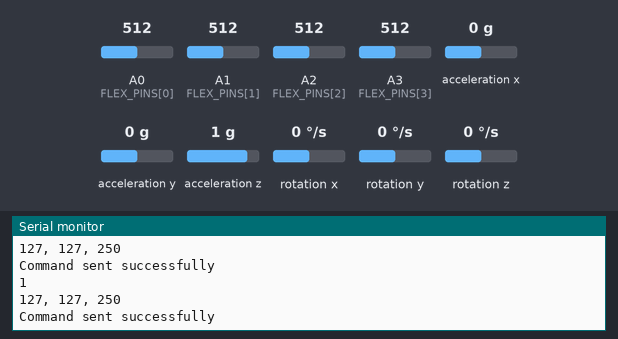
Bench run of a sketch on a simulated Arduino Uno, built with avr-gcc and run on an emulated ATmega328P. Parts: the last lines printed to the serial monitor. The test bench sets the inputs (shaded band); at power-on: acceleration x 0 g, A0 (FLEX_PINS[0]) = 512, A1 (FLEX_PINS[1]) = 512, A2 (FLEX_PINS[2]) = 512, acceleration y 0 g, acceleration z 1 g, A3 (FLEX_PINS[3]) = 512, rotation x 0 °/s, rotation y 0 °/s, rotation z 0 °/s. No radio packets arrive unless stated.

Above: at 1.2 s.
1.3 s: acceleration x set to -1.4 g
At 2.3 s:
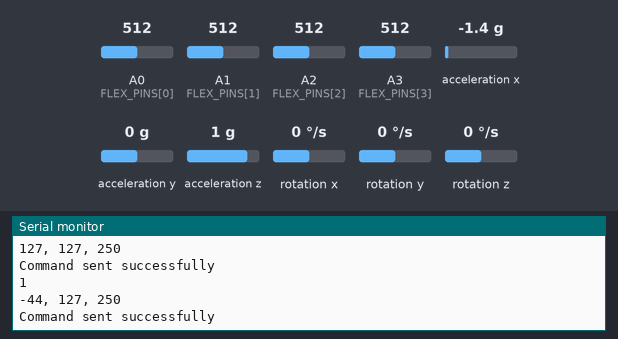
2.8 s: A0 (FLEX_PINS[0]) set to 490
At 3.6 s:
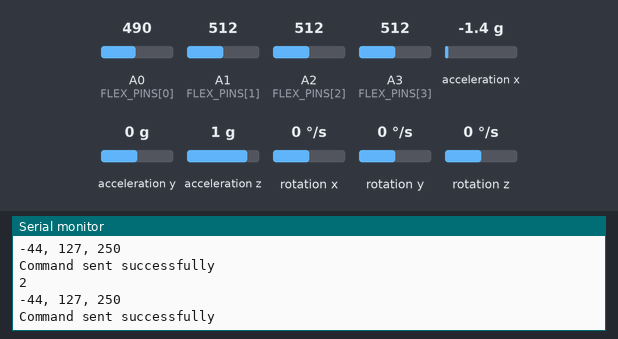
4.3 s: A1 (FLEX_PINS[1]) set to 490
At 5.4 s:
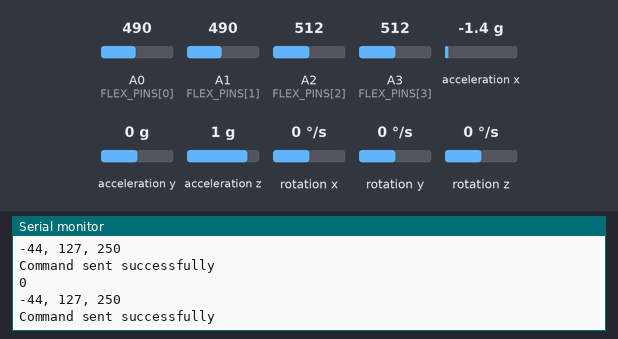
5.8 s: A2 (FLEX_PINS[2]) set to 490
At 6.6 s:
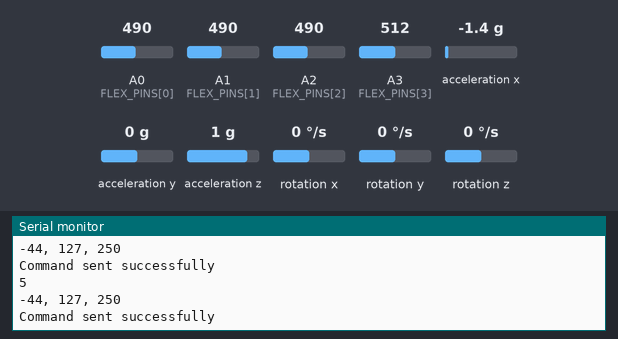
7.3 s: acceleration y set to -1.4 g
At 7.8 s:
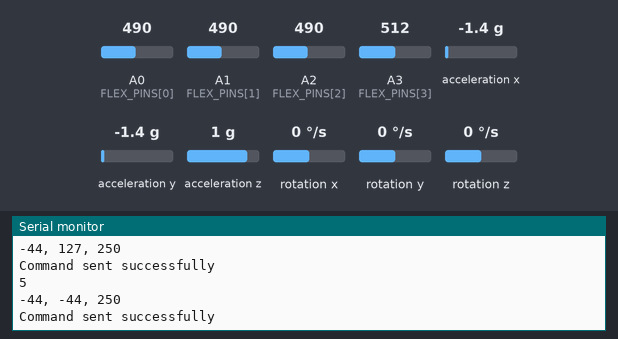
8.8 s: acceleration z set to -1.4 g
At 9.6 s:
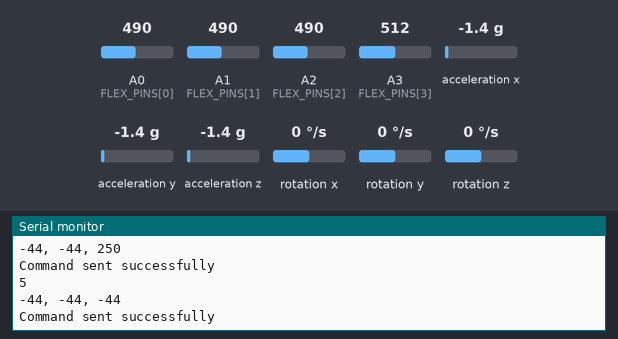
Timing chart, 0 to 11.3 s (numbered marks = the images above; inputs shaded):
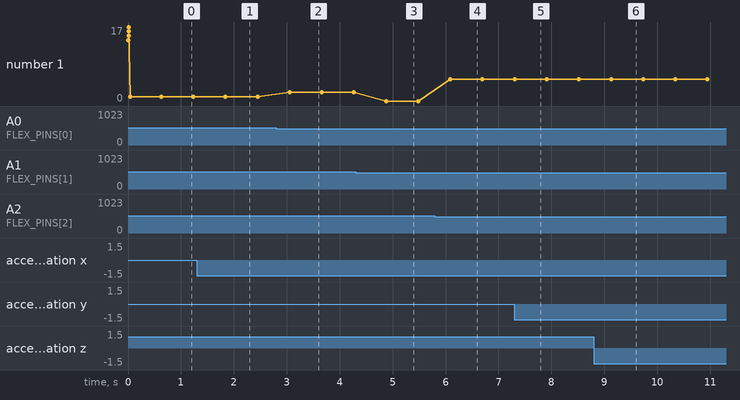

Measured:
- after the input at 1.3 s, the serial monitor: prints a new line after 0.54 s (image 1)
- after the input at 2.8 s, the serial monitor: prints a new line after 0.26 s (image 2)
- after the input at 4.3 s, the serial monitor: prints a new line after 0.58 s (image 3)
- after the input at 5.8 s, the serial monitor: prints a new line after 0.29 s (image 4)
- after the input at 7.3 s, the serial monitor: prints a new line at once (image 5)
- after the input at 8.8 s, the serial monitor: prints a new line after 0.33 s (image 6)
- plotted number 1: 1 → 2 after the input at 2.8 s, 2 → 0 after the input at 4.3 s, 0 → 5 after the input at 5.8 s

The sketch:

transmitter.ino
```cpp
#include <RF24.h>
#include <SPI.h>
#include <Wire.h>
#include <MPU6050.h>
#include <Stepper.h>
#include <unistd.h>
MPU6050 mpu;

// NRF setup
RF24 radio(9, 10);  // CE, CSN pins
const byte addresses[][6] = { "1Node", "2Node" };

// pin + sensors
const int FLEX_PINS[] = { A0, A1, A2, A3 };
const int NUM_SENSORS = 4;
const int FLEX_THRESHOLD = 500;

// MPU data
int16_t ax, ay, az;
int16_t gx, gy, gz;
struct mpuData {
  byte X;
  byte Y;
  byte Z;
};
mpuData g_data;

// Hand States
enum HandState {
  NEUTRAL,  // No action state
  DRIVE,
  ROTATE_BASE,
  WRIST,
  ELBOW,
  SHOULDER,
  GRIP,
};

// struct for data
struct SensorData {
  HandState state;
  int16_t ax;
  int16_t ay;
  int16_t az;
};


void setup() {
  Serial.begin(9600);
  radio.begin();
  for (int i = 0; i < NUM_SENSORS; i++) {
    pinMode(FLEX_PINS[i], INPUT);
    Serial.println(FLEX_PINS[i]);
  }

  Wire.begin();
  mpu.initialize();

  if (!mpu.testConnection()) {
    Serial.println("MPU6050 not connected");
  } else {
    Serial.println("MPU6050 connected");
  }
  //values below might change
  radio.setDataRate(RF24_2MBPS);
  radio.setChannel(128);
  radio.openWritingPipe(addresses[1]);
  radio.openReadingPipe(1, addresses[0]);
  radio.setPALevel(RF24_PA_MIN);
  radio.startListening();
}

void loop() {
  SensorData data;
  mpu.getMotion6(&ax, &ay, &az, &gx, &gy, &gz);
  data.ax = map(ax, -17000, 17000, 0, 255);
  data.ay = map(ay, -17000, 17000, 0, 255);
  data.az = map(az, -17000, 17000, 0, 255);
  // Serial.print("Axis X = ");
  // Serial.print(g_data.X);
  // Serial.print(" Axis Y = ");
  // Serial.print(g_data.Y);
  // Serial.print(" Axis Z = ");
  // Serial.println(g_data.Z);
  // HandState currentState = NEUTRAL; // Static variable to retain state between loop iterations, starts in NEUTRAL
  data.state = determineState();  // Determine the current state based on sensor readings
  Serial.println(data.state);
  Serial.print(data.ax);
  Serial.print(", ");
  Serial.print(data.ay);
  Serial.print(", ");
  Serial.println(data.az);
  radio.stopListening();
  bool result = radio.write(&data, sizeof(data));
  if (result) {
    Serial.println("Command sent successfully");
  } else {
    Serial.println("Error sending command");
  }
  delay(600);
}

HandState determineState() {
  int flexValues[NUM_SENSORS];
  // Read each flex sensor value
  for (int i = 0; i < NUM_SENSORS; i++) {
    flexValues[i] = analogRead(FLEX_PINS[i]);
  }
  int a0 = analogRead(FLEX_PINS[0]);
  int a1 = analogRead(FLEX_PINS[1]);
  int a2 = analogRead(FLEX_PINS[2]);
  int a3 = analogRead(FLEX_PINS[3]);

  // Check if all fingers are flexed for DRIVE mode
  bool allFingersFlexed = true;
  for (int i = 0; i < NUM_SENSORS; i++) {
    if (flexValues[i] < FLEX_THRESHOLD) {
      allFingersFlexed = false;  // If any finger is not flexed, exit loop
      break;
    }
  }

  if (allFingersFlexed) {

    return DRIVE;  // Enter DRIVE mode if all fingers are flexed
  }
  // Check for ROTATE_BASE state condition (Thumb open, other fingers flexed)
  if (a0 < FLEX_THRESHOLD && a1 >= FLEX_THRESHOLD && a2 >= FLEX_THRESHOLD && a3 >= FLEX_THRESHOLD) {
    return ROTATE_BASE;
  }
  //INSERT HAND FUNCTIONALITIES BELOW

  //create if statement for GRIP hand functionality

  else if (a0 >= FLEX_THRESHOLD && a1 < FLEX_THRESHOLD && a2 < FLEX_THRESHOLD && a3 < FLEX_THRESHOLD) {
    return GRIP;
  }

  //create if statement for WRIST hand functionality

  else if (a1 >= FLEX_THRESHOLD && a2 < FLEX_THRESHOLD && a3 < FLEX_THRESHOLD) {
    return WRIST;
  }

  //create if statement for ELBOW hand functionality

  else if (a2 >= FLEX_THRESHOLD && a1 < FLEX_THRESHOLD && a3 < FLEX_THRESHOLD) {
    return ELBOW;
  }

  //create if statement for SHOULDER hand functionality

  else if (a3 >= FLEX_THRESHOLD && a1 < FLEX_THRESHOLD && a2 < FLEX_THRESHOLD) {
    return SHOULDER;
  }

  //INSERT HAND FUNCTIONALITIES ABOVE
  return NEUTRAL;
}
```
